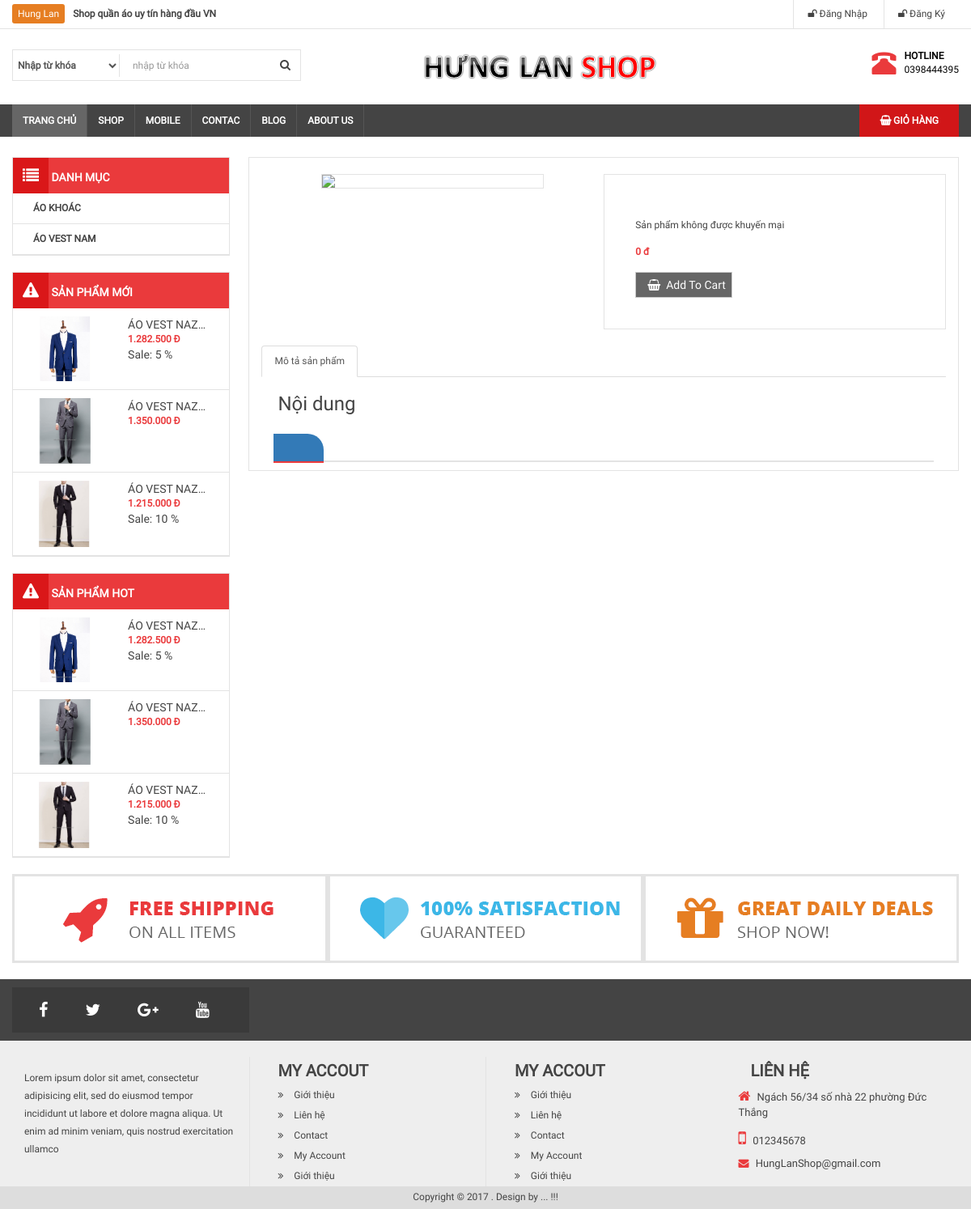
The page /chi-tiet-san-pham.php on the database its author committed.
### tables this page shows
CREATE TABLE `category` (
  `id` int(11) NOT NULL,
  `name` varchar(100) DEFAULT NULL,
  `slug` varchar(100) DEFAULT NULL,
  `image` varchar(100) DEFAULT NULL,
  `banner` varchar(100) DEFAULT '0',
  `home` tinyint(4) NOT NULL DEFAULT 0,
  `status` int(11) NOT NULL DEFAULT 1,
  `created_at` timestamp NOT NULL DEFAULT current_timestamp(),
  `updated_at` timestamp NOT NULL DEFAULT current_timestamp() ON UPDATE current_timestamp()
);

CREATE TABLE `product` (
  `id` int(11) NOT NULL,
  `name` varchar(100) DEFAULT NULL,
  `slug` varchar(100) DEFAULT NULL,
  `price` int(11) DEFAULT NULL,
  `sale` tinyint(4) DEFAULT 0,
  `thunbar` varchar(100) DEFAULT NULL,
  `category_id` int(11) DEFAULT NULL,
  `content` text DEFAULT NULL,
  `number` int(11) NOT NULL DEFAULT 0,
  `head` int(11) DEFAULT 0,
  `view` int(11) DEFAULT 0,
  `hot` tinyint(4) DEFAULT 0,
  `created_at` timestamp NULL DEFAULT current_timestamp(),
  `update_at` timestamp NULL DEFAULT current_timestamp()
);

### libraries/Function.php (called while the page is built, shortened)
<?php
    function  getInput($string)
    {
        return isset($_GET[$string]) ? $_GET[$string] : '';
    }
    function base_url()
    {
        return $url  = "http://localhost:8080/QLBH/";
    }
    function uploads()
    {
        return base_url() . "public/uploads/";
    }
    function formatPrice($number)
    {
        $number = intval($number);
        return number_format($number,0,',','.').' đ';
    }
    function formatPriceSale($number,$sale)
    {
        $number = intval($number);
        $sale = intval($sale);
        $price = $number*(100 - $sale)/100;
        return formatPrice($price);
    }
 ?>

### libraries/Database.php (called while the page is built, shortened)
<?php
    class Database
    {
        public $link;
        public function __construct()
        {
            $this->link = mysqli_connect("localhost","root","","qlbh_php") or die ();
            mysqli_set_charset($this->link,"utf8");
        }
        public function fetchsql( $sql )
        {
            $result = mysqli_query($this->link,$sql) or die("Lỗi  truy vấn sql " .mysqli_error($this->link));
            $data = [];
            if( $result)
            {
                while ($num = mysqli_fetch_assoc($result))
                {
                    $data[] = $num;
                }
            }
            return $data;
        }
        public function fetchID($table , $id )
        {
            $sql = "SELECT * FROM {$table} WHERE id = $id ";
            $result = mysqli_query($this->link,$sql) or die("Lỗi  truy vấn fetchID " .mysqli_error($this->link));
            return mysqli_fetch_assoc($result);
        }
         public function fetchAll($table)
        {
            $sql = "SELECT * FROM {$table} WHERE 1" ;
            $result = mysqli_query($this->link,$sql) or die("Lỗi Truy Vấn fetchAll " .mysqli_error($this->link));
            $data = [];
            if( $result)
            {
                while ($num = mysqli_fetch_assoc($result))
                {
                    $data[] = $num;
                }
            }
            return $data;
        }
    }
?>

### autoload/autoload.php (called while the page is built, shortened)
<?php
	require_once __DIR__. "/../libraries/Database.php";
	require_once __DIR__. "/../libraries/Function.php";
    $db= new Database ;
    $category = $db->fetchAll("category");
	$sqlNew = "SELECT * FROM product WHERE 1 ORDER BY ID DESC LIMIT 3";
	$productNew = $db->fetchsql($sqlNew);
 ?>

### chi-tiet-san-pham.php (the view, shortened to what this page needs)
<?php
	require_once __DIR__. "/autoload/autoload.php";
	$id = intval(getInput('id'));
	$product = $db->fetchID("product",$id);
	$cateID = intval($product['category_id']);
	$CategoryName = $db->fetchID("category",$cateID);
 ?>
    <?php require_once __DIR__. "/layouts/header.php"; ?>
        <div class="col-md-9 bor">
           <section class="box-main1" >
                <div class="col-md-6 text-center">
                                <img src="<?php echo uploads() ?>product/<?php echo $product['thunbar'] ?>" class="img-responsive bor" id="imgmain" width="100%" height="370" data-zoom-image="images/16-270x270.png">
                </div>
                <div class="col-md-6 bor" style="margin-top: 20px;padding: 30px;">
                   <ul id="right">
                        <li><h3> <?php echo $product['name'] ?> </h3></li>
                        <?php if ($product['sale'] > 0) :?>
                        	<li><p>Giảm giá: <?php echo $product['sale']?> %</p></li>
                        	<li><p><strike class="sale"><?php echo formatPrice($product['price']) ?></strike> <b class="price"><?php echo formatPriceSale($product['price'],$product['sale']) ?></b></li>
                        <?php else : ?>
                        	<li><p>Sản phẩm không được khuyến mại</p></li>
                        	<li><p><b class="price"><?php echo formatPrice($product['price']) ?></b></li>
                        <?php endif ?>
                        <li><a href="addcart.php?id=<?php echo $item['id']; ?>" class="btn btn-default"> <i class="fa fa-shopping-basket"></i>Add To Cart</a></li>
                   </ul>
                </div>
            </section>
            <div class="col-md-12 clearfix" id="tabdetail">
                <div class="row">
                    <ul class="nav nav-tabs">
                        <li class="active"><a data-toggle="tab" href="#home">Mô tả sản phẩm </a></li>
                    </ul>
                    <div class="tab-content">
                        <div id="home" class="tab-pane fade in active">
                            <h3>Nội dung</h3>
                        </div>
                    </div>
                </div>
            </div>
            <div class="col-md-12">
            	<h3 class="title-main"><a href=""><?php echo $CategoryName['name'] ?></a> </h3>
            </div>
        </div>
    <?php require_once __DIR__. "/layouts/footer.php"; ?>

### layouts/header.php (shortened to what this page needs)
<!DOCTYPE html>
<html>
    <head>
        <link rel="stylesheet" type="text/css" href="<?php echo base_url() ?>public/frontend/css/font-awesome.min.css">
        <link rel="stylesheet" type="text/css" href="<?php echo base_url() ?>public/frontend/css/bootstrap.min.css">
        <link rel="stylesheet" type="text/css" href="<?php echo base_url() ?>public/frontend/css/slick.css"/>
        <link rel="stylesheet" type="text/css" href="<?php echo base_url() ?>public/frontend/css/slick-theme.css"/>
        <link rel="stylesheet" type="text/css" href="<?php echo base_url() ?>public/frontend/css/style.css">
    </head>
    <body>
        <div id="wrapper">
            <div id="header">
                <div id="header-top">
                    <div class="container">
                        <div class="row clearfix">
                            <div class="col-md-6" id="header-text">
                                <a>Hung Lan</a><b>Shop quần áo uy tín hàng đầu VN </b>
                            </div>
                            <div class="col-md-6">
                                <nav id="header-nav-top">
                                    <ul class="list-inline pull-right" id="headermenu">
                                        <?php if (isset($_SESSION['name_user'])): ?>
                                            <li>Xin Chào : <?php echo $_SESSION['name_user']; ?></li>
                                            <li>
                                                <a href=""><i class="fa fa-user"></i> Tài Khoản <i class="fa fa-caret-down"></i></a>
                                                <ul id="header-submenu">
                                                    <li><a href="">Thông Tin</a></li>
                                                    <li><a href="gio-hang.php">Giỏ Hàng</a></li>
                                                    <li><a href="thoat.php"><i class="fa fa-share-square-o"></i> Thoát</a></li>
                                                </ul>
                                            </li>
                                        <?php else : ?>
                                            <li>
                                                <a href="dang-nhap.php"><i class="fa fa-unlock"></i> Đăng Nhập</a>
                                            </li>
                                            <li>
                                                <a href="dang-ky.php"><i class="fa fa-unlock"></i> Đăng Ký</a>
                                            </li>
                                        <?php endif ?>
                                    </ul>
                                </nav>
                            </div>
                        </div>
                    </div>
                </div>
                <div class="container">
                    <div class="row" id="header-main">
                        <div class="col-md-5">
                            <form class="form-inline">
                                <div class="form-group">
                                    <label>
                                        <select name="category" class="form-control">
                                            <option value="">  Nhập từ khóa  </option>
                                        </select>
                                    </label>
                                    <input type="text" name="keywork" placeholder=" nhập từ khóa " class="form-control">
                                    <button type="submit" class="btn btn-default"><i class="fa fa-search"></i></button>
                                </div>
                            </form>
                        </div>
                        <div class="col-md-4">
                            <a href="index.php">
                                <img src="<?php echo base_url() ?>public/frontend/images/logo-default2.png" >
                            </a>
                        </div>
                        <div class="col-md-3" id="header-right">
                            <div class="pull-right">
                                <div class="pull-left">
                                    <i class="glyphicon glyphicon-phone-alt"></i>
                                </div>
                                <div class="pull-right">
                                    <p id="hotline">HOTLINE</p>
                                    <p>0398444395</p>
                                </div>
                            </div>
                        </div>
                    </div>
                </div>
            </div>
            <div id="menunav">
                <div class="container">
                    <nav>
                        <div class="home pull-left">
                            <a href="index.php">Trang chủ</a>
                        </div>
                        <ul id="menu-main">
                            <li>
                                <a href="">Shop</a>
                            </li>
                            <li>
                                <a href="">Mobile</a>
                            </li>
                            <li>
                                <a href="">Contac</a>
                            </li>
                            <li>
                                <a href="">Blog</a>
                            </li>
                            <li>
                                <a href="">About us</a>
                            </li>
                        </ul>
                        <ul class="pull-right" id="main-shopping">
                            <li>
                                <a href="gio-hang.php"><i class="fa fa-shopping-basket"></i> Giỏ Hàng </a>
                            </li>
                        </ul>
                    </nav>
                </div>
            </div>
            <div id="maincontent">
                <div class="container">
                    <div class="col-md-3  fixside" >
                        <div class="box-left box-menu" >
                            <h3 class="box-title"><i class="fa fa-list"></i>  Danh mục</h3>
                            <ul>
                                <?php foreach ($category as $item) :?>
                                    <li><a href="danh-muc-san-pham.php?id=<?php echo $item['id'] ?>"><?php echo $item['name'] ?></a></li>
                                <?php endforeach; ?>
                            </ul>
                        </div>
                        <div class="box-left box-menu">
                            <h3 class="box-title"><i class="fa fa-warning"></i>  Sản phẩm mới </h3>
                            <ul>
                                <?php foreach ($productNew as $item) :?>
                                    <li class="clearfix">
                                        <a href="">
                                            <img src="<?php echo uploads()?>product/<?php echo $item['thunbar'] ?>" class="img-responsive pull-left" width="80" height="80">
                                            <div class="info pull-right">
                                                <p class="name"><?php echo $item['name']; ?></p >
                                                <?php if ($item['sale'] > 0) :?>
                                                    <b class="price"><?php echo formatPriceSale($item['price'],$item['sale']) ?></b><br>
                                                    <b class="name">Sale: <?php echo $item['sale'] ?> %</b><br>
                                                <?php else : ?>
                                                    <b class="price"><?php echo formatPrice($item['price']) ?></b><br>
                                                <?php endif ?>
                                            </div>
                                        </a>
                                    </li>
                                <?php endforeach; ?>
                            </ul>
                        </div>
                        <div class="box-left box-menu">
                            <h3 class="box-title"><i class="fa fa-warning"></i>  Sản phẩm Hot </h3>
                          <ul>
                                <?php foreach ($productNew as $item) :?>
                                    <li class="clearfix">
                                        <a href="">
                                            <img src="<?php echo uploads()?>product/<?php echo $item['thunbar'] ?>" class="img-responsive pull-left" width="80" height="80">
                                            <div class="info pull-right">
                                                <p class="name"><?php echo $item['name']; ?></p >
                                                <?php if ($item['sale'] > 0) :?>
                                                    <b class="price"><?php echo formatPriceSale($item['price'],$item['sale']) ?></b><br>
                                                    <b class="name">Sale: <?php echo $item['sale'] ?> %</b><br>
                                                <?php else : ?>
                                                    <b class="price"><?php echo formatPrice($item['price']) ?></b><br>
                                                <?php endif ?>
                                            </div>
                                        </a>
                                    </li>
                                <?php endforeach; ?>
                            </ul>
                        </div>
                    </div>

### rows shown on the page
category: name "ÁO KHOÁC"
category: name "ÁO VEST NAM"
product: thunbar (picture), name "ÁO VEST NAZ…", formatPriceSale($item['price'],$item['sale']) "1.282.500 Đ", sale "5"
product: thunbar (picture), name "ÁO VEST NAZ…", price "1.350.000 Đ"
product: thunbar (picture), name "ÁO VEST NAZ…", formatPriceSale($item['price'],$item['sale']) "1.215.000 Đ", sale "10"

### other values the page prints
formatPrice($product['price']) "0 đ"
